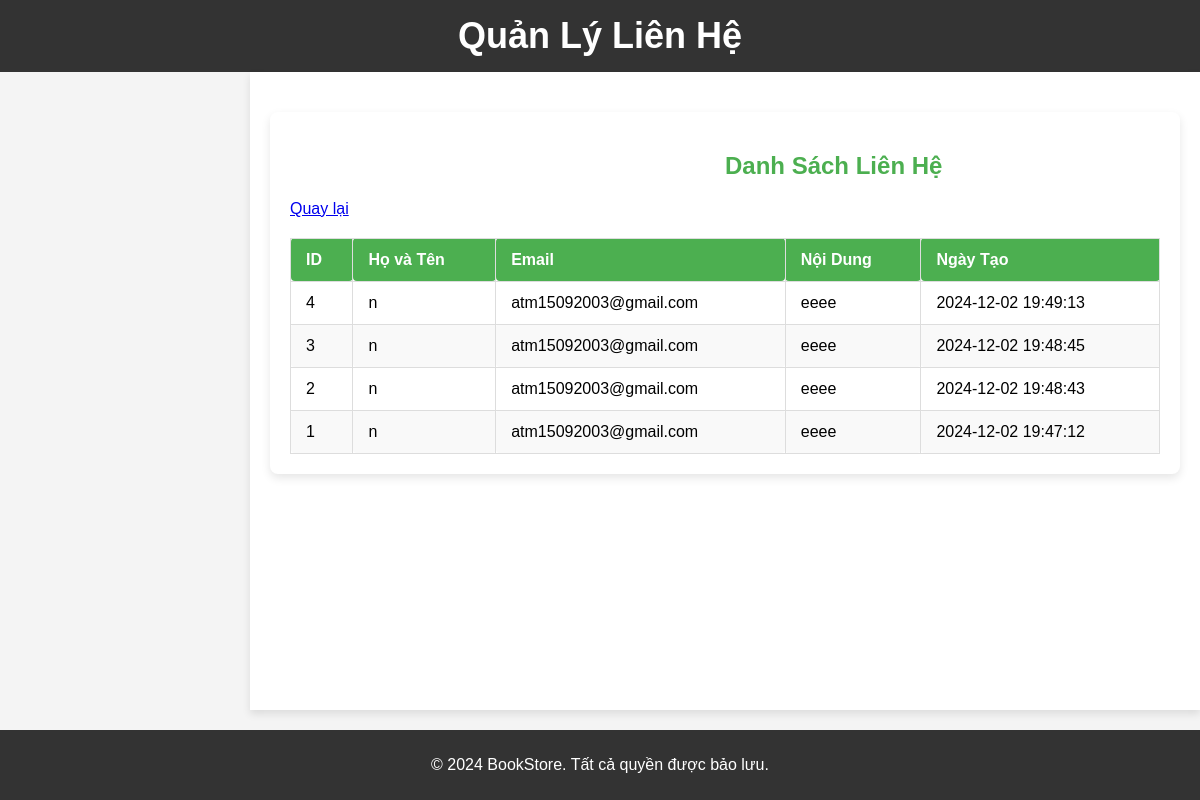
Page /admin/contact.php on the committed database.
### tables this page shows
CREATE TABLE `contacts` (
  `ContactID` int(11) NOT NULL,
  `FullName` varchar(255) NOT NULL,
  `Email` varchar(255) NOT NULL,
  `Message` text NOT NULL,
  `CreatedAt` timestamp NOT NULL DEFAULT current_timestamp()
);

### admin/contact.php (the view, shortened to what this page needs)
<?php
$conn = new mysqli("localhost", "root", "", "BookStore");
$sql = "SELECT ContactID, FullName, Email, Message, CreatedAt FROM contacts ORDER BY CreatedAt DESC";
$result = $conn->query($sql);
?>
<!DOCTYPE html>
<html lang="vi">
<head>
    <link rel="stylesheet" href="style.css">
</head>
<body>
    <header>
        <div class="container">
            <h1>Quản Lý Liên Hệ</h1>
        </div>
    </header>
    <main class="main-content">
        <section class="contact-list">
            <h2>Danh Sách Liên Hệ</h2>
            <a href="admin_dashboard.php" class="back-button">Quay lại</a>
            <table>
                <thead>
                    <tr>
                        <th>ID</th>
                        <th>Họ và Tên</th>
                        <th>Email</th>
                        <th>Nội Dung</th>
                        <th>Ngày Tạo</th>
                    </tr>
                </thead>
                <tbody>
                    <?php if ($result->num_rows > 0) : ?>
                        <?php while ($row = $result->fetch_assoc()) : ?>
                            <tr>
                                <td><?php echo $row['ContactID']; ?></td>
                                <td><?php echo htmlspecialchars($row['FullName']); ?></td>
                                <td><?php echo htmlspecialchars($row['Email']); ?></td>
                                <td><?php echo htmlspecialchars($row['Message']); ?></td>
                                <td><?php echo $row['CreatedAt']; ?></td>
                            </tr>
                        <?php endwhile; ?>
                    <?php else : ?>
                        <tr>
                            <td colspan="5">Không có liên hệ nào.</td>
                        </tr>
                    <?php endif; ?>
                </tbody>
            </table>
        </section>
    </main>
    <footer>
        <div class="container">
            <p>&copy; 2024 BookStore. Tất cả quyền được bảo lưu.</p>
        </div>
    </footer>
</body>
</html>

### admin/style.css (style rules this page uses)
body { font-family: Arial, sans-serif; margin: 0; padding: 0; background-color: #f4f4f4; display: flex; flex-direction: column; height: 100vh; }
.container { width: 90%; margin: 0 auto; }
header { background-color: #333; color: white; padding: 15px 0; text-align: center; }
header h1 { margin: 0; }
.main-content { margin-left: 250px; padding: 20px; background-color: white; box-shadow: 0 4px 8px rgba(0, 0, 0, 0.1); overflow-y: auto; flex: 1; }
footer { background-color: #333; color: white; text-align: center; padding: 10px 0; position: relative; bottom: 0; width: 100%; margin-top: 20px; }
h2 { margin-left: 50%; }
a { margin-top: 15px; }
.container { width: 90%; max-width: 1200px; margin: 0 auto; }
header h1 { font-size: 36px; margin: 0; }
.contact-list { background: white; padding: 20px; margin: 20px auto; border-radius: 8px; box-shadow: 0 4px 10px rgba(0, 0, 0, 0.1); }
.contact-list h2 { font-size: 24px; color: #4CAF50; margin-bottom: 20px; }
table { width: 100%; border-collapse: collapse; margin-top: 20px; }
table, th, td { border: 1px solid #ddd; border-radius: 4px; text-align: left; }
th, td { padding: 12px 15px; }
th { background-color: #4CAF50; color: white; }
tr:nth-child(even) { background-color: #f9f9f9; }

### rows in the picture
contacts: ContactID "4", FullName "n", Email "atm15092003@gmail.com", Message "eeee", CreatedAt "2024-12-02 19:49:13"
contacts: ContactID "3", FullName "n", Email "atm15092003@gmail.com", Message "eeee", CreatedAt "2024-12-02 19:48:45"
contacts: ContactID "2", FullName "n", Email "atm15092003@gmail.com", Message "eeee", CreatedAt "2024-12-02 19:48:43"
contacts: ContactID "1", FullName "n", Email "atm15092003@gmail.com", Message "eeee", CreatedAt "2024-12-02 19:47:12"
